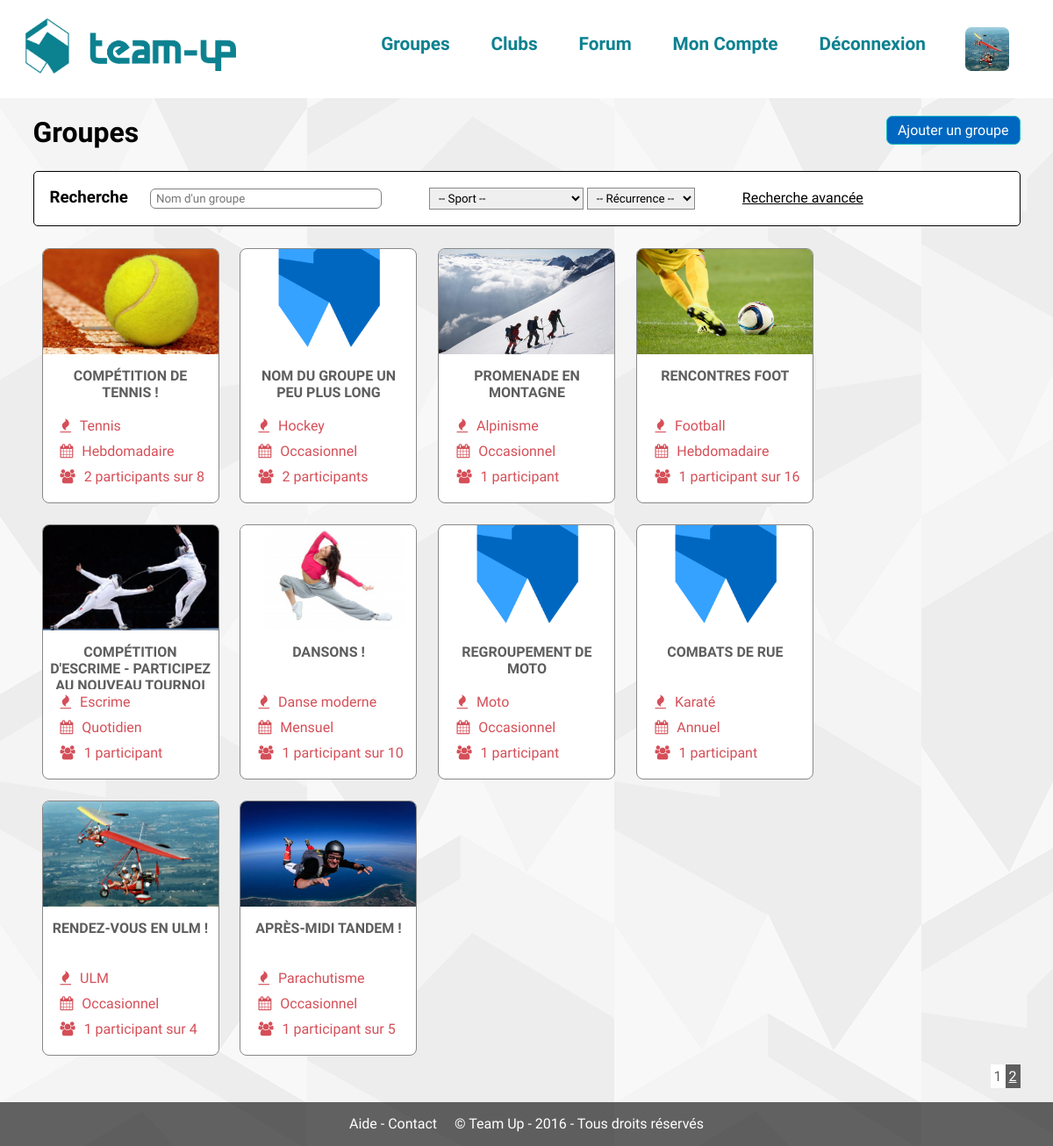
/?page=groupes (signed in), run on the app's committed database.
### tables this page shows
CREATE TABLE `groupes` (
  `id` int(11) NOT NULL,
  `titre` varchar(255) NOT NULL,
  `id_departement` int(11) NOT NULL,
  `description` text NOT NULL,
  `id_sport` int(11) NOT NULL,
  `id_club` int(11) NOT NULL,
  `max_participants` int(11) NOT NULL,
  `min_participants` int(11) NOT NULL,
  `visibilite` enum('public','prive') NOT NULL,
  `recurrence` enum('occasionnel','quotidien','hebdomadaire','mensuel','annuel') NOT NULL,
  `niveau` int(11) NOT NULL,
  `tendance` int(11) NOT NULL
);

CREATE TABLE `sports` (
  `id` int(11) NOT NULL,
  `nom` varchar(255) NOT NULL,
  `description` text NOT NULL
);

### modeles/membres.php (called while the page is built, shortened)
<?php
function connecte($profil = false) {
	if(!$profil) {
		return isset($_SESSION['id']);
	} else {
		return (isset($_SESSION['id']) ? profil_membre($_SESSION['id']) : false);
	}
}
function profil_membre($id) {
	global $pdo;
	$stmt = $pdo->prepare('SELECT * FROM membres WHERE id = :id');
	$stmt->bindValue('id', $id, PDO::PARAM_INT);
	if($stmt->execute())
		return $stmt->fetch();
	else
		return false;
}

### controleurs/groupes.php (called while the page is built, shortened)
<?php
include 'modeles/groupes.php';
include 'modeles/pagination.php';
$groupes_par_page = 10;
if(isset($_GET['p']) && !empty($_GET['p'])) {
	$page = (int) $_GET['p'];
} else {
	$page = 1;
}
$debut_requete = ($page - 1) * $groupes_par_page;
if(isset($_GET['nom']) && isset($_GET['sport']) && isset($_GET['recurrence'])) {
	$requete = '';
	if(!empty($_GET['nom']))
		$requete .= ' titre LIKE :titre AND';
	if(!empty($_GET['sport']))
		$requete .= ' id_sport = :id_sport AND';
	if(!empty($_GET['recurrence']))
		$requete .= ' recurrence = :recurrence AND';
	$requete .= ' 1=1';
	$recherche = rechercher_groupe($_GET['nom'], $_GET['sport'], $_GET['recurrence'], $requete, $debut_requete, $groupes_par_page);
	echo json_encode($recherche['lignes']);
	exit();
} else {
	$recherche = recuperer_groupes($debut_requete, $groupes_par_page);
}
$groupes = $recherche['lignes'];
include 'vues/groupes.php';

### modeles/groupes.php (called while the page is built, shortened)
<?php
function recuperer_groupes($debut, $combien) {
	global $pdo;
	$stmt = $pdo->prepare('SELECT SQL_CALC_FOUND_ROWS g.id AS id_groupe, s.nom AS nom_sport, g.*, COUNT(*) AS nbre FROM groupes AS g
																									JOIN sports AS s ON s.id = g.id_sport
																									LEFT JOIN groupes_membres gm ON gm.id_groupe = g.id
																								GROUP BY g.id
																								LIMIT :debut, :combien');
	$stmt->bindValue('debut', $debut, PDO::PARAM_INT);
	$stmt->bindValue('combien', $combien, PDO::PARAM_INT);
	$stmt->execute();
	return array('nombre' => $pdo->query('SELECT FOUND_ROWS();')->fetch(PDO::FETCH_COLUMN), 'lignes' => $stmt->fetchAll());
}

### vues/groupes.php (the view, shortened to what this page needs)
<?php
	if(connecte()) {
?>
	<a href="?page=groupe&amp;ajouter" class="bouton b-principal float-right">Ajouter un groupe</a>
<?php
	}
?>
	<h1><a href="?page=groupes" class="lien-simple">Groupes</a></h1>
	<div class="recherche encadrer">
		<form class="inputs<?php echo (!isset($_GET['recherche']) ? ' recherche-simple' : null); ?>"<?php echo (!isset($_GET['recherche']) ? ' onSubmit="return false;"' : null); ?>>
			<h3>Recherche</h3>
			<input type="text" name="recherche" placeholder="Nom d'un groupe" class="decale-droite" value="<?php echo (isset($_GET['recherche']) ? htmlspecialchars($_GET['recherche']) : null); ?>">
			<select name="sport">
				<option value="">-- Sport --</option>
			</select>
			<select name="recurrence" class="decale-droite">
				<option value="">-- Récurrence --</option>
			</select>
		<?php
			if(isset($_GET['recherche'])) {
		?>
			<a href="?page=groupes" class="lien-simple">Recherche simple</a>
			<div class="recherche-avancee">
				<label for="nbre_min">Limite de participant(s) entre </label> <input min="0" type="number" value="<?php echo (isset($_GET['min']) ? htmlspecialchars($_GET['min']) : 0); ?>" name="min">
				<label for="nbre_max"> et </label> <input type="number" min="0" value="<?php echo (isset($_GET['max']) ? htmlspecialchars($_GET['max']) : 0); ?>" name="max" id="nbre_max"> &nbsp;(0 pour illimité) <label for="nbre_actuel">, avec au moins </label> <input type="number" min="0" value="<?php echo (isset($_GET['actuel']) ? htmlspecialchars($_GET['actuel']) : 0); ?>" name="actuel"> participant(s) actuel(s)<br>
				<label for="departement">Département : </label> &nbsp;
				<select name="departement" id="departement">
					<option value="0">-- Sélectionnez un département --</option>
		<?php
			foreach ($departements as $departement) {
		?>
					<option value="<?php echo $departement['departement_id']; ?>"<?php echo ((isset($_GET['departement']) && $_GET['departement'] == $departement['departement_id']) ? ' selected=""' : null); ?>><?php echo $departement['departement_code']; ?> - <?php echo $departement['departement_nom']; ?></option>
		<?php
			}
		?>
				</select><br>
				<label for="niveau">Niveau sportif</label> &nbsp;
				<select id="niveau" name="niveau">
					<option value="0">-- Sélectionnez un niveau --</option>
					<option value="1"<?php echo (isset($_GET['niveau']) && $_GET['niveau'] == 1 ? ' selected=""' : null); ?>>Tout</option>
					<option value="2"<?php echo (isset($_GET['niveau']) && $_GET['niveau'] == 2 ? ' selected=""' : null); ?>>Débutant</option>
					<option value="3"<?php echo (isset($_GET['niveau']) && $_GET['niveau'] == 3 ? ' selected=""' : null); ?>>Moyen</option>
					<option value="4"<?php echo (isset($_GET['niveau']) && $_GET['niveau'] == 4 ? ' selected=""' : null); ?>>Confirmé</option>
				</select><br>
				<input type="hidden" value="groupes" name="page">
				<input type="submit" value="Rechercher" class="rechercher-bouton">
				<div class="clear"></div>
			</div>
		<?php
			} else {
		?>
			<a href="?page=groupes&amp;recherche" class="lien-simple">Recherche avancée</a>
		<?php
			}
		?>
		</form>
	</div>
	<div id="liste-groupes">
	<?php
		if(!empty($groupes)) {
			foreach ($groupes as $groupe) {
				if(!isset($_GET['actuel']) || empty($_GET['actuel']) || $groupe['nbre'] >= $_GET['actuel']) {
	?>
		<div class="groupe encadrer">
			<a href="?page=groupe&amp;id=<?php echo $groupe['id_groupe']; ?>" title="<?php echo htmlspecialchars($groupe['titre']); ?>">
				<div class="details">
					<div class="photo" style="background-image: url('<?php echo (is_file(DOSSIER_GROUPE . $groupe['id_groupe'] . '.jpg') ? DOSSIER_GROUPE . $groupe['id_groupe'] . '.jpg' : DOSSIER_GROUPE . '0.jpg') ?>');">
					</div>
					<h4><?php echo htmlspecialchars($groupe['titre']); ?></h4>
					<p>
						<i class="fa fa-fire"></i> <?php echo $groupe['nom_sport']; ?><br>
						<i class="fa fa-calendar"></i> <?php echo ucfirst($groupe['recurrence']); ?><br>
						<i class="fa fa-users"></i> <?php echo $groupe['nbre']; ?> participant<?php echo ($groupe['nbre'] > 1 ? 's' : null); ?><?php echo ($groupe['max_participants'] > 0 ? ' sur ' . $groupe['max_participants'] : null);  ?><br>
					</p>
				</div>
			</a>
		</div>
	<?php
				}
			}
	?>
	<?php
			pagination($total_groupes);
		} else {
	?>
		<div class="groupe encadrer align-center" style="width:98%;padding-top:10px;">
			<h4>Aucun résultat</h4>
		</div>
	<?php
		}
	?>
	</div>

### index.php (shortened to what this page needs)
<?php
if(isset($_GET['page']) && !empty($_GET['page'])) {
	$action = basename($_GET['page']);
} else {
	$action = 'accueil';
}
if(is_file('controleurs/' . $action . '.php')) {
	include 'controleurs/' . $action . '.php';
} else {
	include 'vues/404.php';
}
$contenu = ob_get_contents();
include 'vues/haut.php';
echo $contenu;
include 'vues/bas.php';

### modeles/pagination.php (shortened to what this page needs)
<?php
function parametreUrl($name, $value) {
    if(empty($_SERVER['QUERY_STRING'])) {
        return '?'.$name.'='.$value;
    } else {
        $return = $name.'='.$value;
        foreach ($_GET as $k => $v) {
            if($name != $k) {
                $return .= '&'.$k.'='.$v;
            }
        }
        return '?'.$return;
    }
}
function pagination($nombre_entrees, $nombre_par_page = 10, $variable_page = 'p', $pages_visibles = 4) {
	if(isset($_GET[$variable_page])) {
		$page = (int) $_GET[$variable_page];
	} else {
		$page = 1;
	}
	echo '<div class="pagination">';
	$nombre_pages = ceil($nombre_entrees / $nombre_par_page) + 1;
	for ($i=1; $i < $nombre_pages; $i++) {
		if($page == $i) {
			echo '<span class="page-active">'.$i.'</span>';
		} else {
			if($i > ($page - $pages_visibles) && $i < ($page + $pages_visibles)) {
				echo '<a href="'.parametreUrl($variable_page, $i).'">'.$i.'</a> ';
			}
		}
	}
	echo '</div>';
}

### vues/haut.php (shortened to what this page needs)
<!DOCTYPE html>
<html lang="fr">
<head>
	<link rel="stylesheet" href="static/css/font-awesome.min.css">
	<link rel="stylesheet" type="text/css" href="static/css/style.css">
	<?php if(is_file('static/css/' . $action . '.css') || isset($fichier_css)) { ?><link rel="stylesheet" type="text/css" href="static/css/<?php echo (isset($fichier_css) ? $fichier_css : $action); ?>.css"><?php } ?>
</head>
<body>
	<header>
		<a href="./"><img src="static/images/logoteam-up.png" alt="logo" id="logo"></a>
			<nav>
				<ul>
					<li><a href="?page=groupes">Groupes</a></li>
					<li><a href="?page=clubs">Clubs</a></li>
					<li><a href="?page=forum">Forum</a></li>
				<?php if($profil = connecte(true)) { ?>
					<li><a href="?page=profil">Mon Compte</a></li>
					<li><a href="?page=deconnexion">Déconnexion</a></li>
					<li><a href="?page=mon-profil"><img class="avatar-menu" src="<?php echo (is_file(DOSSIER_AVATAR . $profil['id'] . ".jpg") ? DOSSIER_AVATAR . $profil['id'] . ".jpg" : DOSSIER_AVATAR . "0.jpg"); ?>" alt="<?php echo $profil['prenom']; ?>"></a></li>
			<?php } else { ?>
					<li><a href="?page=connexion">Connexion</a></li>
					<li><a href="?page=inscription">Inscription</a></li>
			<?php } ?>
				</ul>
			</nav>
	</header>
	<div class="page">

### vues/bas.php (shortened to what this page needs)
	</div>
	<footer>
			<a href="?page=aide">Aide</a> - <a href="?page=contact">Contact</a>
			&nbsp; &nbsp; &copy; Team Up - <?php echo date('Y'); ?> - Tous droits réservés
	</footer>
</body>
</html>

### static/css/style.css (style rules this page uses)
* { font-family: 'Titillium Web', sans-serif; margin:0; padding: 0; }
body { background:url(../../static/images/motif.jpg); background-repeat: repeat; min-height:100%; }
.float-right { float: right; }
input[type=text], input[type=password], input[type=number], input[type=email], input[type=url], input[type=tel], textarea { border-radius: 6px; padding: 3px 6px; border:1px solid grey; }
select { padding: 3px 6px; }
.lien-simple { color: black; }
h1 a { text-decoration: none; color:black; }
.page { width:1125px; margin: 20px auto; min-height:calc(100vh - 202px); }
header { height:7em; background-color: white; }
header #logo { background-repeat: no-repeat; margin-left: 1.8em; margin-top: 1.3em; width: 15em; }
header nav { float: right; }
header nav ul { list-style: outside none none; margin-top: 38px; min-height: 100%; font-size: 1.3em; font-weight: bold; }
header nav ul li { display: inline; }
header nav ul li a { color: #0c8190; padding-right: 2em; text-decoration: none; }
header .avatar-menu { width:50px; height: 50px; float: right; margin: -7px 50px 0 -38px; border-radius: 7px; }
footer { height: 50px; clear: both; text-align: center; background-color : rgba(0, 0, 0, 0.6); line-height: 50px; margin-bottom: 0; color:white; }
footer a { text-decoration: none; color:white; }
.encadrer { margin-top:10px; border-radius: 5px; border: 1px solid black; background-color: white; }
.bouton { padding:6px 12px; border:1px solid black; border-radius:7px; text-decoration: none; color: white; }
.bouton.b-principal { border-color:#19BEC0; background-color: #0067C0; }
.pagination { float:right; margin-bottom: 20px; }
.pagination a { padding: 4px; color: white; background-color: #5E5E5E; }
.pagination span { padding: 4px; color: #5E5E5E; background-color: white; }

### static/css/groupes.css (style rules this page uses)
.recherche { margin-top: 25px; }
.recherche h3 { margin-right: 25px; float: left; }
.recherche > .inputs { margin:18px; }
.recherche > .inputs input[name=recherche] { width:250px; }
.recherche > .inputs .decale-droite { margin-right: 50px; }
#liste-groupes { margin-top: 15px; }
#liste-groupes .groupe { border: 1px solid #888888; width:200px; display: inline-block; margin:10px; border-radius: 8px; overflow: hidden; }
#liste-groupes .groupe a { text-decoration: none; color:#D54F58; }
#liste-groupes .groupe .details { width:100%; height: 100%; }
#liste-groupes .groupe .details .photo { width:200px; height:120px; overflow: hidden; background-position: 0 center; background-size: cover; }
#liste-groupes .groupe .details h4 { color: #5e5e5e; text-align: center; height: 52px; margin-top: 15px; max-width: 200px; text-overflow: ellipsis; text-transform: uppercase; overflow: hidden; padding: 0 7px; }
#liste-groupes .groupe .details p { line-height: 29px; margin-left: 20px; margin-bottom: 15px; }
#liste-groupes .groupe .details i.fa { margin-right: 6px; }

### data on the page
groupes: shows a picture, titre "COMPÉTITION DE TENNIS !", id_sport.nom "Tennis", recurrence "Hebdomadaire", nbre "2", max_participants "8"
groupes: titre "NOM DU GROUPE UN PEU PLUS LONG", id_sport.nom "Hockey", recurrence "Occasionnel", nbre "2"
groupes: shows a picture, titre "PROMENADE EN MONTAGNE", id_sport.nom "Alpinisme", recurrence "Occasionnel", nbre "1"
groupes: shows a picture, titre "RENCONTRES FOOT", id_sport.nom "Football", recurrence "Hebdomadaire", nbre "1", max_participants "16"
groupes: shows a picture, titre "COMPÉTITION D'ESCRIME - PARTICIPEZ…", id_sport.nom "Escrime", recurrence "Quotidien", nbre "1"
groupes: shows a picture, titre "DANSONS !", id_sport.nom "Danse moderne", recurrence "Mensuel", nbre "1", max_participants "10"
groupes: titre "REGROUPEMENT DE MOTO", id_sport.nom "Moto", recurrence "Occasionnel", nbre "1"
groupes: titre "COMBATS DE RUE", id_sport.nom "Karaté", recurrence "Annuel", nbre "1"
groupes: shows a picture, titre "RENDEZ-VOUS EN ULM !", id_sport.nom "ULM", recurrence "Occasionnel", nbre "1", max_participants "4"
groupes: shows a picture, titre "APRÈS-MIDI TANDEM !", id_sport.nom "Parachutisme", recurrence "Occasionnel", nbre "1", max_participants "5"
